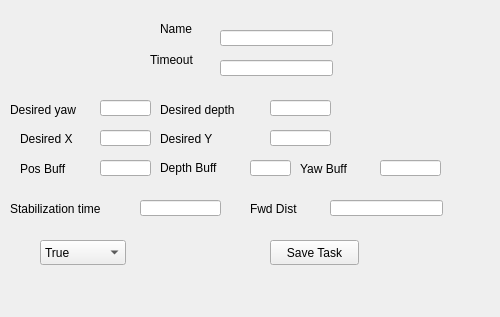
<?xml version="1.0" encoding="UTF-8"?>
<ui version="4.0">
 <class>Form</class>
 <widget class="QWidget" name="Form">
  <property name="geometry">
   <rect>
    <x>0</x>
    <y>0</y>
    <width>500</width>
    <height>317</height>
   </rect>
  </property>
  <property name="windowTitle">
   <string>Form</string>
  </property>
  <widget class="QLineEdit" name="lineEdit">
   <property name="geometry">
    <rect>
     <x>220</x>
     <y>30</y>
     <width>113</width>
     <height>16</height>
    </rect>
   </property>
  </widget>
  <widget class="QLabel" name="label">
   <property name="geometry">
    <rect>
     <x>160</x>
     <y>20</y>
     <width>41</width>
     <height>17</height>
    </rect>
   </property>
   <property name="text">
    <string>Name</string>
   </property>
  </widget>
  <widget class="QLabel" name="label_2">
   <property name="geometry">
    <rect>
     <x>150</x>
     <y>50</y>
     <width>51</width>
     <height>20</height>
    </rect>
   </property>
   <property name="text">
    <string>Timeout</string>
   </property>
  </widget>
  <widget class="QLineEdit" name="lineEdit_2">
   <property name="geometry">
    <rect>
     <x>220</x>
     <y>60</y>
     <width>113</width>
     <height>16</height>
    </rect>
   </property>
  </widget>
  <widget class="QLabel" name="label_3">
   <property name="geometry">
    <rect>
     <x>10</x>
     <y>100</y>
     <width>81</width>
     <height>20</height>
    </rect>
   </property>
   <property name="text">
    <string>Desired yaw</string>
   </property>
  </widget>
  <widget class="QLineEdit" name="lineEdit_3">
   <property name="geometry">
    <rect>
     <x>100</x>
     <y>100</y>
     <width>51</width>
     <height>16</height>
    </rect>
   </property>
  </widget>
  <widget class="QLabel" name="label_4">
   <property name="geometry">
    <rect>
     <x>160</x>
     <y>100</y>
     <width>101</width>
     <height>20</height>
    </rect>
   </property>
   <property name="text">
    <string>Desired depth</string>
   </property>
  </widget>
  <widget class="QLineEdit" name="lineEdit_4">
   <property name="geometry">
    <rect>
     <x>270</x>
     <y>100</y>
     <width>61</width>
     <height>16</height>
    </rect>
   </property>
  </widget>
  <widget class="QLineEdit" name="lineEdit_5">
   <property name="geometry">
    <rect>
     <x>100</x>
     <y>130</y>
     <width>51</width>
     <height>16</height>
    </rect>
   </property>
  </widget>
  <widget class="QLabel" name="label_5">
   <property name="geometry">
    <rect>
     <x>20</x>
     <y>130</y>
     <width>67</width>
     <height>17</height>
    </rect>
   </property>
   <property name="text">
    <string>Desired X</string>
   </property>
  </widget>
  <widget class="QLabel" name="label_6">
   <property name="geometry">
    <rect>
     <x>160</x>
     <y>130</y>
     <width>67</width>
     <height>17</height>
    </rect>
   </property>
   <property name="text">
    <string>Desired Y</string>
   </property>
  </widget>
  <widget class="QLineEdit" name="lineEdit_6">
   <property name="geometry">
    <rect>
     <x>270</x>
     <y>130</y>
     <width>61</width>
     <height>16</height>
    </rect>
   </property>
  </widget>
  <widget class="QLabel" name="label_7">
   <property name="geometry">
    <rect>
     <x>20</x>
     <y>160</y>
     <width>67</width>
     <height>17</height>
    </rect>
   </property>
   <property name="text">
    <string>Pos Buff</string>
   </property>
  </widget>
  <widget class="QLineEdit" name="lineEdit_7">
   <property name="geometry">
    <rect>
     <x>100</x>
     <y>160</y>
     <width>51</width>
     <height>16</height>
    </rect>
   </property>
  </widget>
  <widget class="QLabel" name="label_8">
   <property name="geometry">
    <rect>
     <x>160</x>
     <y>160</y>
     <width>81</width>
     <height>16</height>
    </rect>
   </property>
   <property name="text">
    <string>Depth Buff</string>
   </property>
  </widget>
  <widget class="QLineEdit" name="lineEdit_8">
   <property name="geometry">
    <rect>
     <x>250</x>
     <y>160</y>
     <width>41</width>
     <height>16</height>
    </rect>
   </property>
  </widget>
  <widget class="QLabel" name="label_9">
   <property name="geometry">
    <rect>
     <x>300</x>
     <y>160</y>
     <width>67</width>
     <height>17</height>
    </rect>
   </property>
   <property name="text">
    <string>Yaw Buff</string>
   </property>
  </widget>
  <widget class="QLineEdit" name="lineEdit_9">
   <property name="geometry">
    <rect>
     <x>380</x>
     <y>160</y>
     <width>61</width>
     <height>16</height>
    </rect>
   </property>
  </widget>
  <widget class="QLabel" name="label_10">
   <property name="geometry">
    <rect>
     <x>10</x>
     <y>200</y>
     <width>121</width>
     <height>17</height>
    </rect>
   </property>
   <property name="text">
    <string>Stabilization time</string>
   </property>
  </widget>
  <widget class="QLineEdit" name="lineEdit_10">
   <property name="geometry">
    <rect>
     <x>140</x>
     <y>200</y>
     <width>81</width>
     <height>16</height>
    </rect>
   </property>
  </widget>
  <widget class="QLabel" name="label_12">
   <property name="geometry">
    <rect>
     <x>250</x>
     <y>200</y>
     <width>67</width>
     <height>17</height>
    </rect>
   </property>
   <property name="text">
    <string>Fwd Dist</string>
   </property>
  </widget>
  <widget class="QLineEdit" name="lineEdit_11">
   <property name="geometry">
    <rect>
     <x>330</x>
     <y>200</y>
     <width>113</width>
     <height>16</height>
    </rect>
   </property>
  </widget>
  <widget class="QComboBox" name="comboBox">
   <property name="geometry">
    <rect>
     <x>40</x>
     <y>240</y>
     <width>86</width>
     <height>25</height>
    </rect>
   </property>
   <item>
    <property name="text">
     <string>True</string>
    </property>
   </item>
   <item>
    <property name="text">
     <string>False</string>
    </property>
   </item>
  </widget>
  <widget class="QPushButton" name="pushButton">
   <property name="geometry">
    <rect>
     <x>270</x>
     <y>240</y>
     <width>89</width>
     <height>25</height>
    </rect>
   </property>
   <property name="text">
    <string>Save Task</string>
   </property>
  </widget>
 </widget>
 <resources/>
 <connections/>
</ui>
